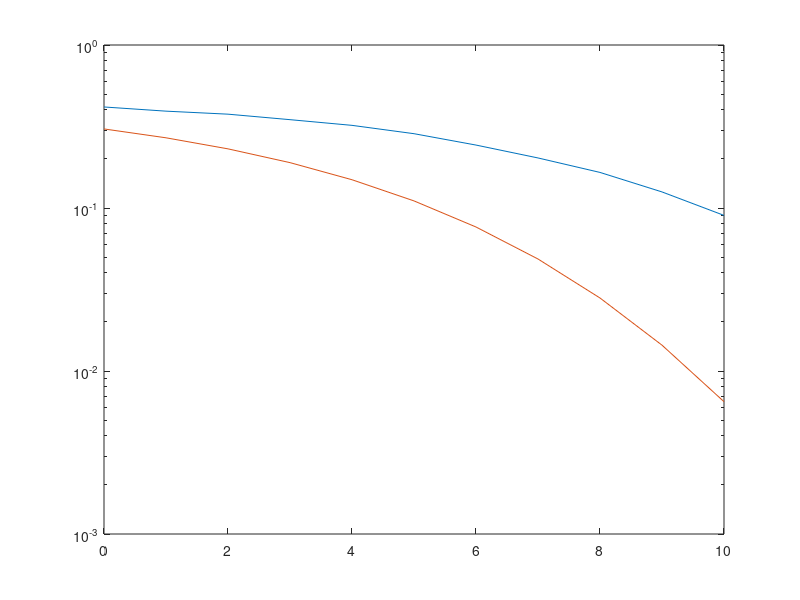

The MATLAB script that drew this image:
clc
clearvars
close all

N0 = 2; %%%%%% Write Complex Noise Variance in dB %%%%%%
SNR = 0:10; %%%%%% Write SNRs in dB %%%%%%
TRIAL = 10000;

%Signal power calculation
P = N0*10.^(SNR/10);

%Initializing BER vectors
BER_s = zeros(1,length(SNR));
BER_a = zeros(1,length(SNR));

%Ricean channel parameters
K = 15; %%%%%% Write K value in dB %%%%%%
K = 10^(K/10); % Converting Ricean Factor in linear scale
A = sqrt(K/(1+K)); %Peak amplitude of LoS, see slides
sigma_ch = sqrt(1/(2*(1+K))); %Will be used for NLoS Ch.

%TRANSMITTER DESIGN
S1 = (rand(64,1) + 1i*rand(64,1))/sqrt(128); %S1 waveform for b=+1
S2 = [rand(32,1) + 1i*rand(32,1); -rand(32,1)-1i*rand(32,1)]/sqrt(128); %S2 waveform for b=-1

for k = 1:length(SNR)
    
    error=0;
    
    for m = 1:TRIAL
        
        b = 2*(rand(1,1)>0.5)-1;%bit
        if(b == 1)
            S = S1;%b=+1
        else
            S = S2;%b=-1
        end
        
        %Output of Antenna
        Tx = sqrt(P(k))*S;
        
        %COMPLEX AWGN GENERATION
        N = sqrt(N0/2)*(randn(64,1) + 1i*randn(64,1));
        
        %Slow and Flat Ricean Channel
        X = sigma_ch*randn(1,1) + A*cos(pi/3); 
        Y = sigma_ch*randn(1,1) + A*sin(pi/3);
        
        h = X + 1i*Y;% Ricean Channel with average power 1
        
        %RECEIVED SIGNAL
        Rx = h*Tx + N;
        
        %MATCHED FILTER OUTPUT 1
        r_mf1 = S1'*Rx;
        
        %MATCHED FILTER OUTPUT 2
        r_mf2 = S2'*Rx;
        
        %BIT DECISION
        if (abs(r_mf1)>abs(r_mf2))
            b_dec = +1;
        else
            b_dec = -1;
        end
        
        %CHECKING ERROR
        error = error + 0.5*abs(b-b_dec);
    end
    
    %SIMULATED BER
    BER_s(k) = error/TRIAL; %P_s(k) will store SIM. BER for SNR(k)
    
    %ANALYTICAL BER
    Gamma = P(k)/N0;%Average SNR
    C = (1+K)/(2+2*K+Gamma);
    D = (K*Gamma)/(2+2*K+Gamma);
    BER_a(k) = C*exp(-D); %BER_a(k) will store analytical BER for SNR(k)
    
end


%%%%%% Plot BERs here %%%%%%
semilogy(SNR, BER_s, SNR, BER_a)



